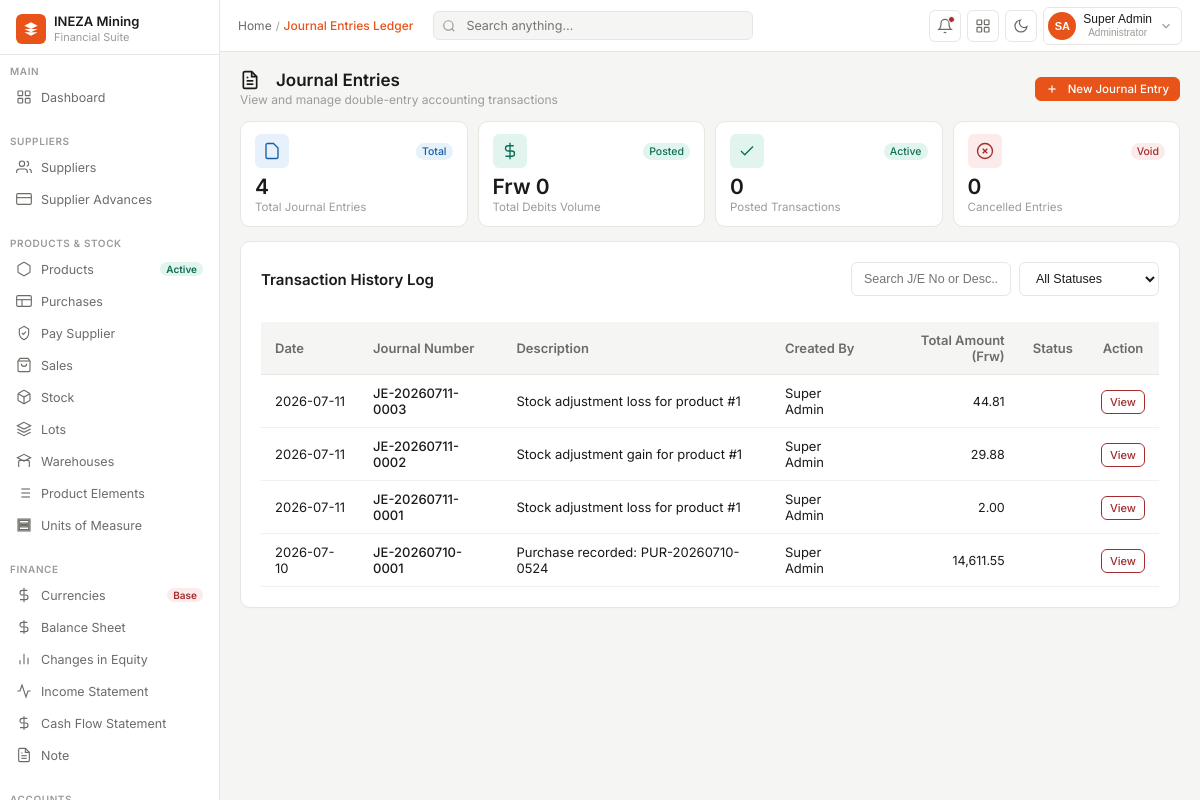
The app's page /pages/journal_entries/index.php (signed in) with its own data.
### tables this page shows
CREATE TABLE `journal_entries` (
  `id` bigint(20) NOT NULL,
  `journal_no` varchar(100) DEFAULT NULL,
  `entry_date` date DEFAULT NULL,
  `description` text DEFAULT NULL,
  `statuss` enum('DRAFT','POSTED','CANCELLED') NOT NULL DEFAULT 'DRAFT',
  `created_by` bigint(20) DEFAULT NULL,
  `created_at` timestamp NOT NULL DEFAULT current_timestamp()
);

### config/permissions.php (called while the page is built, shortened)
<?php
function hasPermission($conn, $userId, $permissionCode) {
    $userId = (int)$userId;
    $roleQuery = "SELECT r.name FROM roles r
                  JOIN user_roles ur ON r.id = ur.role_id
                  WHERE ur.user_id = $userId";
    $roleResult = mysqli_query($conn, $roleQuery);
    if ($roleResult) {
        while ($row = mysqli_fetch_assoc($roleResult)) {
            if (strtolower($row['name']) === 'admin') {
                return true;
            }
        }
    }
    return false;
}
?>

### pages/journal_entries/index.php (the view, shortened to what this page needs)
<?php
require_once __DIR__ . '/../../config/db.php';
require_once __DIR__ . '/../../config/permissions.php';
$userId = $_SESSION['user_id'] ?? 0;
$canCreate = hasPermission($conn, $userId, 'create_journal_entry');
$statsQuery = "SELECT
                COUNT(*) as total_count,
                SUM(CASE WHEN statuss = 'DRAFT' THEN 1 ELSE 0 END) as draft_count,
                SUM(CASE WHEN statuss = 'POSTED' THEN 1 ELSE 0 END) as posted_count,
                SUM(CASE WHEN statuss = 'CANCELLED' THEN 1 ELSE 0 END) as cancelled_count
               FROM journal_entries";
$statsRes = mysqli_query($conn, $statsQuery);
$stats = mysqli_fetch_assoc($statsRes) ?? ['total_count' => 0, 'draft_count' => 0, 'posted_count' => 0, 'cancelled_count' => 0];
$debitsQuery = "SELECT SUM(debit) as total_debits
                FROM journal_entry_lines jel
                JOIN journal_entries je ON jel.journal_entry_id = je.id
                WHERE je.statuss = 'POSTED'";
$debitsRes = mysqli_query($conn, $debitsQuery);
$debitsRow = mysqli_fetch_assoc($debitsRes);
$totalDebitsVal = $debitsRow['total_debits'] ?? 0.0;
$listQuery = "SELECT je.*,
                     COALESCE(SUM(jel.debit), 0.00) as total_amount,
                     CONCAT(u.first_name, ' ', u.last_name) as creator_name
              FROM journal_entries je
              LEFT JOIN journal_entry_lines jel ON je.id = jel.journal_entry_id
              LEFT JOIN users u ON je.created_by = u.id
              GROUP BY je.id
              ORDER BY je.entry_date DESC, je.id DESC";
$listResult = mysqli_query($conn, $listQuery);
$entries = [];
if ($listResult) {
    while ($row = mysqli_fetch_assoc($listResult)) {
        $entries[] = $row;
    }
}
?>
<!DOCTYPE html>
<html lang="en">
<head>
<link rel="stylesheet" href="../../src/css/dashboard.css">
<link rel="stylesheet" href="../../src/css/sidebar.css">
<link rel="stylesheet" href="../../src/css/navbar.css">
<link rel="stylesheet" href="../../src/css/journal_entries.css">
</head>
<body>
<?php include '../include/sidebar.php'; ?>
<div class="main">
  <?php $page_title = "Journal Entries Ledger"; include '../include/navbar.php'; ?>
  <div class="content" id="journalListContent">
    <div class="page-header">
      <div>
        <h1 class="page-title">
          Journal Entries
        </h1>
        <div class="page-sub">View and manage double-entry accounting transactions</div>
      </div>
      <div class="page-actions">
        <?php if ($canCreate): ?>
          <a href="create" class="btn-sm btn-primary" style="text-decoration: none; display: inline-flex; align-items: center; gap: 6px;">
            <svg class="btn-icon btn-icon-white" viewBox="0 0 24 24"><line x1="12" y1="5" x2="12" y2="19"/><line x1="5" y1="12" x2="19" y2="12"/></svg>
            New Journal Entry
          </a>
        <?php endif; ?>
      </div>
    </div>
    <div class="stats-grid">
      <div class="stat-card">
        <div class="stat-top">
          <div class="stat-icon" style="background:var(--blue-bg)">
            <svg viewBox="0 0 24 24" style="stroke:var(--blue)"><path d="M14 2H6a2 2 0 0 0-2 2v16a2 2 0 0 0 2 2h12a2 2 0 0 0 2-2V8z"/></svg>
          </div>
          <span class="stat-trend trend-blue">Total</span>
        </div>
        <div class="stat-val"><?php echo (int)$stats['total_count']; ?></div>
        <div class="stat-label">Total Journal Entries</div>
      </div>
      <div class="stat-card">
        <div class="stat-top">
          <div class="stat-icon" style="background:var(--green-bg)">
            <svg viewBox="0 0 24 24" style="stroke:var(--green)"><line x1="12" y1="1" x2="12" y2="23"/><path d="M17 5H9.5a3.5 3.5 0 0 0 0 7h5a3.5 3.5 0 0 1 0 7H6"/></svg>
          </div>
          <span class="stat-trend trend-up">Posted</span>
        </div>
        <div class="stat-val">Frw <?php echo number_format($totalDebitsVal, 0); ?></div>
        <div class="stat-label">Total Debits Volume</div>
      </div>
      <div class="stat-card">
        <div class="stat-top">
          <div class="stat-icon" style="background:var(--green-bg)">
            <svg viewBox="0 0 24 24" style="stroke:var(--green)"><polyline points="20 6 9 17 4 12"/></svg>
          </div>
          <span class="stat-trend trend-up">Active</span>
        </div>
        <div class="stat-val"><?php echo (int)($stats['posted_count'] ?? 0); ?></div>
        <div class="stat-label">Posted Transactions</div>
      </div>
      <div class="stat-card">
        <div class="stat-top">
          <div class="stat-icon" style="background:var(--red-bg)">
            <svg viewBox="0 0 24 24" style="stroke:var(--red)"><circle cx="12" cy="12" r="10"/><line x1="15" y1="9" x2="9" y2="15"/><line x1="9" y1="9" x2="15" y2="15"/></svg>
          </div>
          <span class="stat-trend trend-down">Void</span>
        </div>
        <div class="stat-val"><?php echo (int)($stats['cancelled_count'] ?? 0); ?></div>
        <div class="stat-label">Cancelled Entries</div>
      </div>
    </div>
    <div class="journal-container">
      <div class="journal-card">
        <div class="journal-card-header" style="border-bottom: none; margin-bottom: 0;">
          <div class="journal-card-title">Transaction History Log</div>
          <div style="display: flex; gap: 8px;">
            <input type="text" id="searchInput" class="form-control" placeholder="Search J/E No or Desc..." style="max-width: 240px; font-size: 12.5px;">
            <select id="statusFilter" class="form-control" style="max-width: 140px; font-size: 12.5px;">
              <option value="all">All Statuses</option>
            </select>
          </div>
        </div>
        <div class="note-table-wrapper" style="margin-top: 14px;">
          <table class="journal-table" id="journalTable">
            <thead>
              <tr>
                <th>Date</th>
                <th>Journal Number</th>
                <th>Description</th>
                <th>Created By</th>
                <th class="num-val">Total Amount (Frw)</th>
                <th style="text-align: center;">Status</th>
                <th style="text-align: center;">Action</th>
              </tr>
            </thead>
            <tbody>
              <?php if (count($entries) === 0): ?>
                <tr>
                  <td colspan="7" style="text-align: center; color: var(--text2); padding: 24px;">No journal entries found.</td>
                </tr>
              <?php else: ?>
                <?php foreach ($entries as $entry): ?>
                  <tr class="journal-row" data-status="<?php echo $entry['statuss']; ?>">
                    <td><?php echo date('Y-m-d', strtotime($entry['entry_date'])); ?></td>
                    <td style="font-weight: 500; font-family: 'Inter', monospace;" class="je-no"><?php echo htmlspecialchars($entry['journal_no']); ?></td>
                    <td class="je-desc"><?php echo htmlspecialchars($entry['description']); ?></td>
                    <td><?php echo htmlspecialchars($entry['creator_name'] ?? 'System'); ?></td>
                    <td class="num-val"><?php echo number_format($entry['total_amount'], 2); ?></td>
                    <td style="text-align: center;">
                      <span class="status-badge <?php echo strtolower($entry['statuss']); ?>">
                      </span>
                    </td>
                    <td style="text-align: center;">
                      <a href="view?id=<?php echo $entry['id']; ?>" class="btn-danger-outline" style="padding: 4px 8px; font-size: 11px; text-decoration: none;">View</a>
                    </td>
                  </tr>
                <?php endforeach; ?>
              <?php endif; ?>
            </tbody>
          </table>
        </div>
      </div>
    </div>
  </div>
</div>
</body>
</html>

### src/css/dashboard.css (style rules this page uses)
* { margin: 0; padding: 0; box-sizing: border-box; }
:root { --orange: #E8531A; --orange-light: #FBF0EB; --orange-mid: #F26B3A; --sidebar-w: 220px; --nav-h: 52px; --bg: #F5F5F4; --card: #fff; --border: #E8E6E1; --border-hover: #ccc; --table-border: #F2F0ED; --table-hover: #FAFAF8; --text: #1A1A18; --text2: #6B6B67; --text3: #9B9B97; --green: #0F6E56; --green-bg: #E1F5EE; --amber: #BA7517; --amber-bg: #FAEEDA; --red: #A32D2D; --red-bg: #FCEBEB; --blue: #185FA5; --blue-bg: #E6F1FB; --alert-red-bg: #FFF8F8; --alert-amber-bg: #FFFBF4; --alert-green-bg: #F4FBF7; --alert-blue-bg: #F4F8FB; --radius: 6px; --radius-lg: 10px; font-family: 'Inter', sans-serif; }
body { background: var(--bg); color: var(--text); font-size: 13px; display: flex; height: 100vh; overflow: hidden; transition: background 0.2s ease, color 0.2s ease; }
.main { flex: 1; display: flex; flex-direction: column; overflow: hidden; }
.content { flex: 1; overflow-y: auto; padding: 18px 20px; }
.page-header { display: flex; align-items: center; justify-content: space-between; margin-bottom: 4px; }
.page-title { font-size: 17px; font-weight: 600; color: var(--text); display: flex; align-items: center; gap: 8px; }
.page-title svg { width: 20px; height: 20px; fill: none; stroke: var(--orange); stroke-width: 1.8; }
.page-sub { font-size: 12px; color: var(--text3); margin-top: 2px; }
.page-actions { display: flex; gap: 8px; }
.stats-grid { display: grid; grid-template-columns: repeat(4, 1fr); gap: 10px; margin: 14px 0; }
.stat-card { background: var(--card); border: 1px solid var(--border); border-radius: var(--radius-lg); padding: 12px 14px; cursor: pointer; transition: border-color .15s, background 0.2s ease; }
.stat-top { display: flex; align-items: center; justify-content: space-between; margin-bottom: 8px; }
.stat-icon { width: 34px; height: 34px; border-radius: var(--radius); display: flex; align-items: center; justify-content: center; }
.stat-icon svg { width: 18px; height: 18px; stroke-width: 1.8; fill: none; }
.stat-trend { font-size: 10.5px; font-weight: 500; padding: 2px 6px; border-radius: 10px; }
.trend-up { color: var(--green); background: var(--green-bg); }
.trend-down { color: var(--red); background: var(--red-bg); }
.trend-blue { color: var(--blue); background: var(--blue-bg); }
.stat-val { font-size: 21px; font-weight: 600; color: var(--text); line-height: 1; }
.stat-label { font-size: 11.5px; color: var(--text3); margin-top: 3px; }
.btn-sm { padding: 4px 10px; border-radius: var(--radius); font-size: 11.5px; font-weight: 500; cursor: pointer; border: 1px solid var(--border); background: transparent; color: var(--text2); font-family: inherit; transition: all .15s; }
.btn-primary { background: var(--orange); color: #fff; border-color: var(--orange); }
.btn-icon { width: 12px; height: 12px; stroke: currentColor; fill: none; stroke-width: 2; vertical-align: -1px; margin-right: 4px; }
.btn-icon-white { stroke: #fff; stroke-width: 2.5; }

### records on screen
journal_entries: entry_date "2026-07-11", journal_no "JE-20260711-0003", description "Stock adjustment loss for product #1", creator_name "Super Admin", total_amount "44.81"
journal_entries: entry_date "2026-07-11", journal_no "JE-20260711-0002", description "Stock adjustment gain for product #1", creator_name "Super Admin", total_amount "29.88"
journal_entries: entry_date "2026-07-11", journal_no "JE-20260711-0001", description "Stock adjustment loss for product #1", creator_name "Super Admin", total_amount "2.00"
journal_entries: entry_date "2026-07-10", journal_no "JE-20260710-0001", description "Purchase recorded: PUR-20260710-0524", creator_name "Super Admin", total_amount "14,611.55"

### other values on screen
$page_title "Journal Entries Ledger"
$initials "SA"
$stats['total_count'] "4"
$totalDebitsVal "0"
$stats['posted_count'] "0"
$stats['cancelled_count'] "0"
